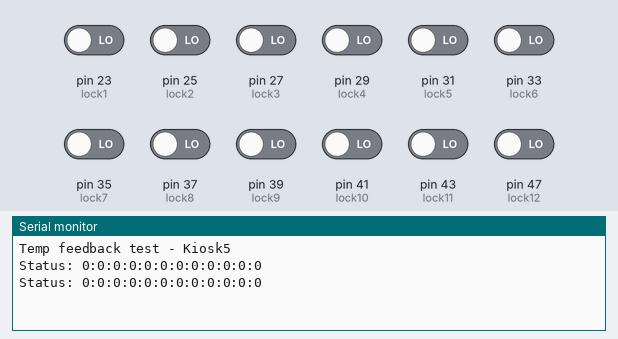
Simulated run of this sketch. Board: Arduino Mega 2560, built with avr-gcc and run on an emulated ATmega2560. Shown: the last lines printed to the serial monitor. The inputs (shaded band) are chosen by the test bench; at power-on: pin 23 (lock1), pin 25 (lock2), pin 27 (lock3), pin 29 (lock4), pin 31 (lock5), pin 33 (lock6), pin 35 (lock7), pin 37 (lock8), pin 39 (lock9), pin 41 (lock10), pin 43 (lock11), pin 47 (lock12) LOW.

Above: at 3.2 s.
3.3 s: pin 23 (lock1) driven HIGH
At 4.6 s:
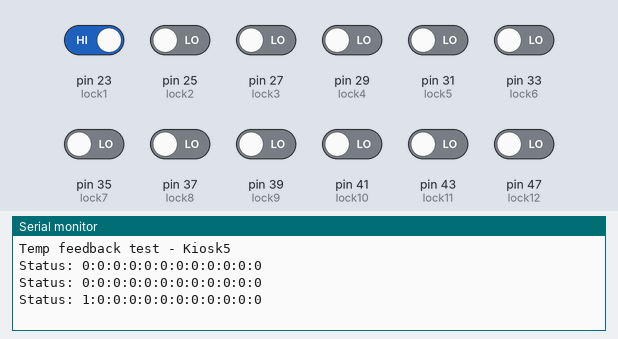
4.8 s: pin 25 (lock2) driven HIGH
At 5.5 s:
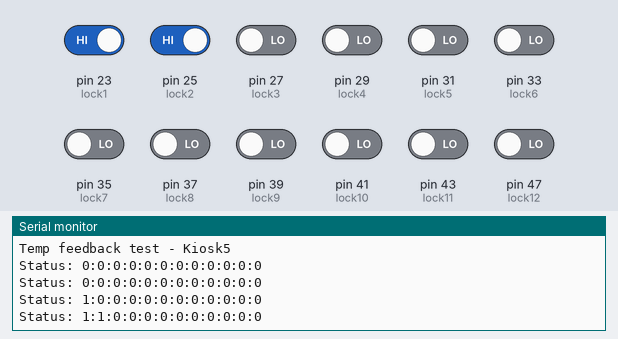
6.3 s: pin 27 (lock3) driven HIGH
At 7.6 s:
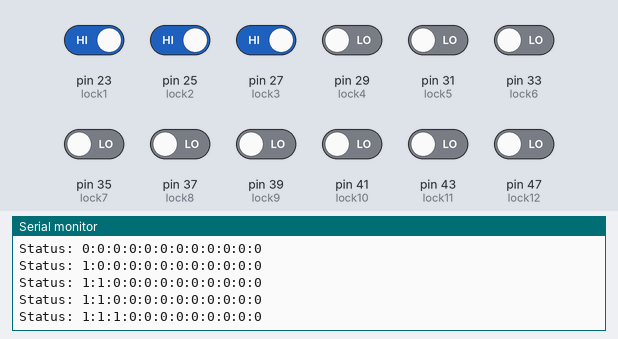
7.8 s: pin 29 (lock4) driven HIGH
At 8.8 s:
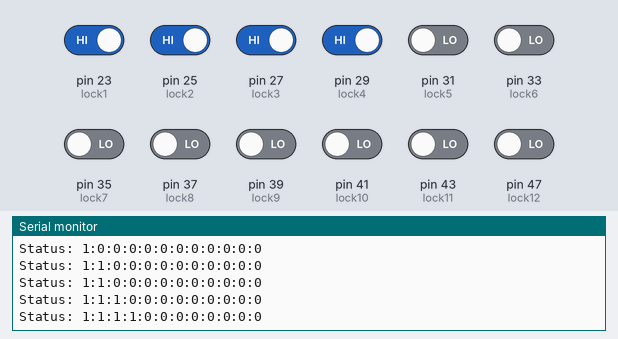
9.3 s: pin 31 (lock5) driven HIGH
At 10.6 s:
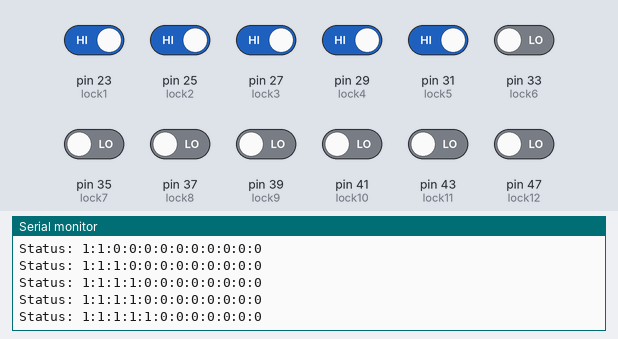
10.8 s: pin 33 (lock6) driven HIGH
At 11.5 s:
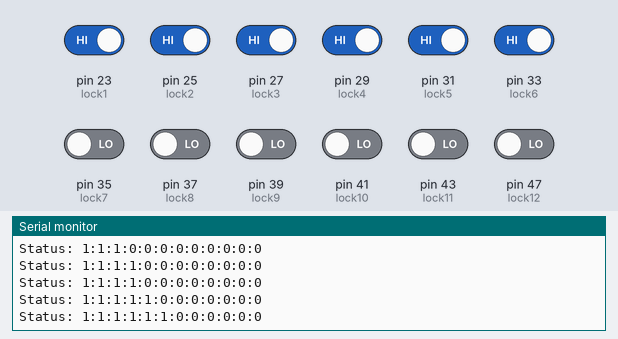

Measured:
- after the input at 3.3 s, the serial monitor: prints a new line after 0.70 s (image 1)
- after the input at 4.8 s, the serial monitor: prints a new line after 0.20 s (image 2)
- after the input at 6.3 s, the serial monitor: prints a new line after 0.71 s (image 3)
- after the input at 7.8 s, the serial monitor: prints a new line after 0.21 s (image 4)
- after the input at 9.3 s, the serial monitor: prints a new line after 0.71 s (image 5)
- after the input at 10.8 s, the serial monitor: prints a new line after 0.21 s (image 6)

The sketch:

Temp-feedback.ino
```cpp
#define lock1 23
#define lock2 25
#define lock3 27
#define lock4 29
#define lock5 31
#define lock6 33
#define lock7 35
#define lock8 37
#define lock9 39
#define lock10 41
#define lock11 43
#define lock12 47

#define drive_time 1000

void setup(){
	Serial.begin(115200);
	Serial.println("Temp feedback test - Kiosk5");

	pinMode(lock1, INPUT);
	pinMode(lock2, INPUT);
	pinMode(lock3, INPUT);
	pinMode(lock4, INPUT);
	pinMode(lock5, INPUT);
	pinMode(lock6, INPUT);
	pinMode(lock7, INPUT);
	pinMode(lock8, INPUT);
	pinMode(lock9, INPUT);
	pinMode(lock10, INPUT);
	pinMode(lock11, INPUT);
	pinMode(lock12, INPUT);

	delay(2000);
}

void loop(){
	Serial.print("Status: ");
	Serial.print(digitalRead(lock1));
	Serial.print(":");
	Serial.print(digitalRead(lock2));
	Serial.print(":");
	Serial.print(digitalRead(lock3));
	Serial.print(":");
	Serial.print(digitalRead(lock4));
	Serial.print(":");
	Serial.print(digitalRead(lock5));
	Serial.print(":");
	Serial.print(digitalRead(lock6));
	Serial.print(":");
	Serial.print(digitalRead(lock7));
	Serial.print(":");
	Serial.print(digitalRead(lock8));
	Serial.print(":");
	Serial.print(digitalRead(lock9));
	Serial.print(":");
	Serial.print(digitalRead(lock10));
	Serial.print(":");
	Serial.print(digitalRead(lock11));
	Serial.print(":");
	Serial.println(digitalRead(lock12));
	delay(1000);
}
```
